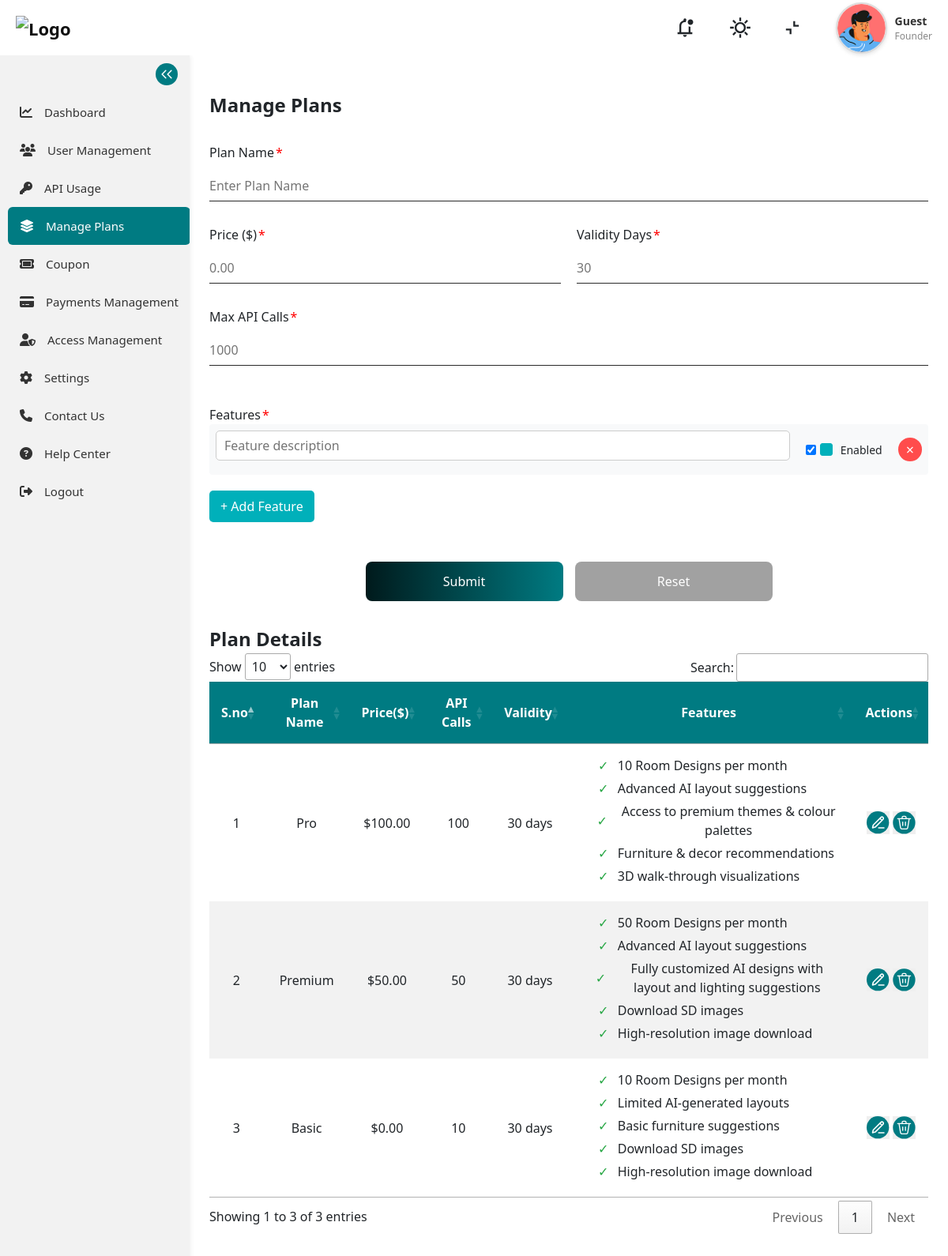
/manage_plans/ (signed in), run on an earlier commit of the app's database.
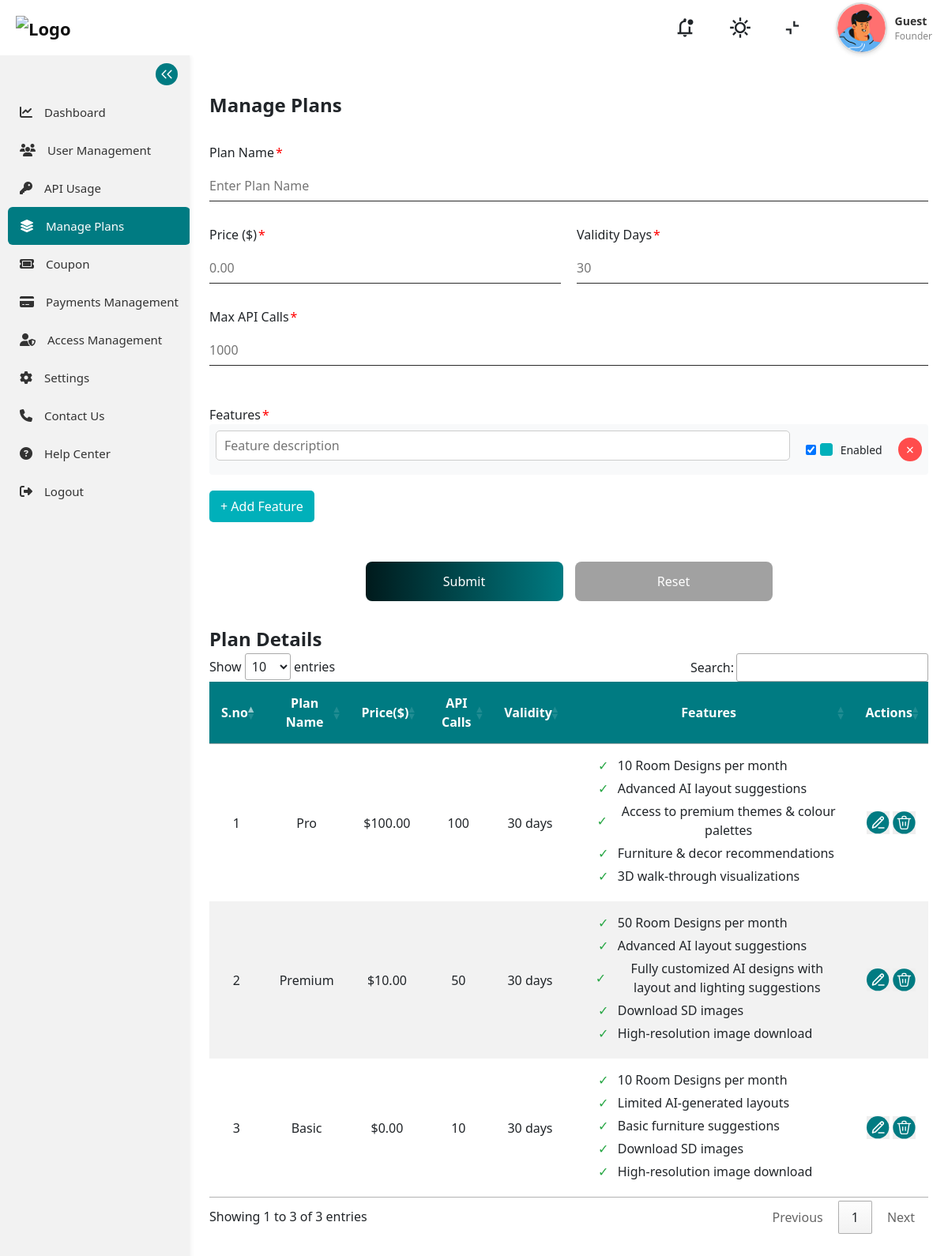
And on a later commit of the database.
### stackly_admin/models.py (models this page shows, shortened)
class Plan(models.Model):
    name = models.CharField(max_length=100)
    price = models.DecimalField(max_digits=10, decimal_places=2)
    validity_days = models.IntegerField()
    expiry_date = models.DateField(null=True, blank=True)
    max_api_calls = models.IntegerField()
    features = models.JSONField(default=list)  # <-- list of feature strings
    is_active = models.BooleanField(default=True)

### stackly_admin/views.py (the view, shortened to what this page needs)
# urls.py: path('manage_plans/', views.manage_plans, name='manage_plans'),
@role_required('SuperAdmin', 'Admin')
@role_required('SuperAdmin', 'Admin')
def manage_plans(request):
    if not request.user.is_authenticated:
        return redirect('admin_login')
    plans = Plan.objects.all().order_by('-id')
    return render(request, 'manage_plans.html', {'plans': plans})

### stackly_admin/templates/manage_plans.html (shortened to what this page needs)
{% extends 'base.html' %}
{% load static %}
{% block content %}
<div class="managePlans">
  <div class="box">
    <div class="innerbox">
      <div class="heading">Manage Plans</div>
      <form method="POST" id="planForm" novalidate enctype="multipart/form-data">
        <div class="form">
          <div class="plan">
            <div class="planname">
              <label class="pname">Plan Name<span class="star">*</span></label>
              <input type="text" id="planName" name="plan_name" placeholder="Enter Plan Name" class="planInput"
                pattern="[A-Z][a-zA-Z0-9 ]*" required>
            </div>
          </div>
          <div class="plan">
            <div class="planname">
              <label class="pname">Price ($)<span class="star">*</span></label>
              <input type="number" id="planPrice" name="price" placeholder="0.00" class="planInput" min="0" step="0.01"
                required>
            </div>
            <div class="planname">
              <label class="pname">Validity Days<span class="star">*</span></label>
              <input type="number" id="validityDays" name="validity_days" placeholder="30" class="planInput" min="1"
                required>
            </div>
          </div>
          <div class="plan">
            <div class="planname">
              <label class="pname">Max API Calls<span class="star">*</span></label>
              <input type="number" id="apiCalls" name="max_api_calls" placeholder="1000" class="planInput" min="0"
                required>
            </div>
          </div>
          <div class="features-section">
            <label class="pname">Features<span class="star">*</span></label>
            <div id="featuresContainer">
              <div class="feature-input-group">
                <input type="text" name="feature_text_1" placeholder="Feature description" class="feature-input"
                  required>
                <label class="feature-checkbox">
                  <input type="checkbox" name="feature_status_1" checked>
                  <span class="checkmark"></span>
                  Enabled
                </label>
                <button type="button" class="remove-feature-btn">×</button>
              </div>
            </div>
            <button type="button" id="addFeatureBtn" class="add-feature-btn">+ Add Feature</button>
          </div>
          <div class="btns">
            <button type="submit" class="submit">Submit</button>
            <button type="reset" class="reset">Reset</button>
          </div>
        </div>
      </form>
    </div>
  <div class="plan-details">
    <div class="heading">Plan Details</div>
    <div class="table-responsive">
      <table id="plansTable" class="plans-table">
        <thead>
          <tr>
            <th>S.no</th>
            <th>Plan Name</th>
            <th>Price($)</th>
            <th>API Calls</th>
            <th>Validity</th>
            <th>Features</th>
            <th>Actions</th>
          </tr>
        </thead>
        <tbody>
          {% for plan in plans %}
          <tr>
            <td>{{ forloop.counter }}</td>
            <td>{{ plan.name }}</td>
            <td>${{ plan.price }}</td>
            <td>{{ plan.max_api_calls }}</td>
            <td>{{ plan.validity_days }} days</td>
            <td>
              <ul class="features-list">
                {% for feature in plan.features %}
                <li>
                  <span class="feature-checkbox-display">
                    {% if feature.enabled %}
                    <span class="checked">✓</span>
                    {% else %}
                    <span class="unchecked">✗</span>
                    {% endif %}
                  </span>
                  {{ feature.text }}
                </li>
                {% endfor %}
              </ul>
            </td>
            <td class="actions">
              <button class="action-btn edit-btn" data-toggle="modal" data-target="#editModal{{ plan.id }}">
              </button>
              <button class="action-btn delete-btn" data-toggle="modal" data-target="#deleteModal{{ plan.id }}">
              </button>
            </td>
          </tr>
          {% endfor %}
        </tbody>
      </table>
    </div>
  </div>
  </div>
</div>
{% endblock %}

### stackly_admin/templates/base.html (shortened to what this page needs)
{% load static %}
<!DOCTYPE html>
<html lang="en">
<head>
  <link rel="stylesheet" href="{% static 'assets/css/style.css' %}" />
  <link rel="stylesheet" type="text/css" href="https://cdn.datatables.net/1.13.7/css/jquery.dataTables.min.css" />
  <link href="https://cdn.jsdelivr.net/npm/bootstrap@5.3.0/dist/css/bootstrap.min.css" rel="stylesheet">
  <link rel="stylesheet" href="https://cdnjs.cloudflare.com/ajax/libs/font-awesome/6.4.0/css/all.min.css">
</head>
<body>
  <div class="dashboard">
    <div class="header">
      <div class="logo">
        <a href="{% url 'dashboard' %}">
          <img id="logo-img" src="{% static '../../static/assets/img/logo-light.png' %}" alt="Logo">
        </a>
      </div>
      <div class="component">
        <div class="nav-icons">
          <div class="icon-wrapper notification-icon">
</div>
          <div class="icon-wrapper theme-toggle" title="Toggle Dark Mode">
          </div>
          <div class="icon-wrapper fullscreen-toggle" title="Toggle Fullscreen">
            <svg width="18" height="18" viewBox="0 0 18 18" fill="none" xmlns="http://www.w3.org/2000/svg">
              <path
                d="M7.83008 10.1654V17.1654H5.49674V12.4987H0.830078V10.1654H7.83008ZM12.4967 0.832031V5.4987H17.1634V7.83203H10.1634V0.832031H12.4967Z"
                fill="currentColor" />
            </svg>
          </div>
        </div>
        <div class="icon-wrapper profile-icon">
          {% if profiles %}
          <div class="profile_img">
            <img src="{{ profiles.image.url }}" alt="User" />
          </div>
          <div class="userDetails">
            <div class="name">{{ profiles.name }}</div>
            <div class="role">Founder</div>
          </div>
          {% else %}
          <div class="profile_img">
            <img src="{% static './assets/img/user.png' %}" alt="User" />
          </div>
          <div class="userDetails">
            <div class="name">Guest</div>
            <div class="role">Founder</div>
          </div>
          {% endif %}
        </div>
      </div>
    </div>
    <div class="under">
      <div class="navbar">
        <div class="navbar-content">
          <div class="toggle-sidebar">
          </div>
          <div class="menu-items">
            <a href="{% url 'dashboard' %}" class="Dash menu-item">
              <i class="fa-solid fa-chart-line"></i>
              <div class="inName">Dashboard</div>
            </a>
            <a href="{% url 'user_list' %}" class="Dash menu-item">
              <i class="fa-solid fa-users"></i>
              <div class="inName">User Management</div>
            </a>
            <a href="{% url 'api_usage_chart' %}" class="Dash menu-item">
              <i class="fa-solid fa-key"></i>
              <div class="inName">API Usage</div>
            </a>
            {% if user.role != 'Moderator' %}
            <a href="{% url 'manage_plans' %}" class="Dash menu-item">
              <i class="fa-solid fa-layer-group"></i>
              <div class="inName">Manage Plans</div>
            </a>
            <a href="{% url 'create_coupon' %}" class="Dash menu-item">
              <i class="fa-solid fa-ticket"></i>
              <div class="inName">Coupon</div>
            </a>
            <a href="{% url 'manage_payments' %}" class="Dash menu-item">
              <i class="fa fa-credit-card"></i>
              <div class="inName">Payments Management</div>
            </a>
            {% endif %}
            {% if user.role == 'SuperAdmin' %}
            <a href="{% url 'access_management' %}" class="Dash menu-item">
              <i class="fa-solid fa-user-shield"></i>
              <div class="inName">Access Management</div>
            </a>
            {% endif %}
            <a href="{% url 'settings' %}" class="Dash menu-item">
              <i class="fa-solid fa-gear"></i>
              <div class="inName">Settings</div>
            </a>
            <a href="{% url 'admin_contact_us' %}" class="Dash menu-item">
              <i class="fa-solid fa-phone"></i>
              <div class="inName">Contact Us</div>
            </a>
            <a href="{% url 'help_center' %}" class="Dash menu-item">
              <i class="fa-solid fa-circle-question"></i>
              <div class="inName">Help Center</div>
            </a>
            {% if user.is_authenticated %}
            <a href="{% url 'admin_logout' %}" class="Dash menu-item">
              <i class="fa-solid fa-right-from-bracket"></i>
              <div class="inName">Logout</div>
            </a>
            {% endif %}
          </div>
        </div>
      </div>
      <div class="dashboard-overview">
        {% block content %}{% endblock %}
      </div>
    </div>
  </div>
</body>
</html>

### static/assets/css/style.css (style rules this page uses)
* { margin: 0; padding: 0; border: 0; box-sizing: border-box; font-family: 'Segoe UI', Tahoma, Geneva, Verdana, sans-serif; }
.dashboard { width: 100vw; height: 100vh; overflow-x: hidden; background-color: #fff; transition: background-color 0.3s ease; }
.header { width: 100%; height: 10vh; display: flex; justify-content: space-between; align-items: center; padding: 0 20px; background-color: white; }
.logo { font-weight: 500; font-size: 18px; color: black; }
.component { width: 370px; height: 56px; display: flex; justify-content: space-between; align-items: center; }
.nav-icons { width: 202px; height: 28px; display: flex; justify-content: space-between; align-items: center; }
a { text-decoration: none; }
.name { color: black; font-size: 14px; }
.role { color: #666; font-size: 12px; }
.navbar { width: 240px; height: 100vh; display: flex; flex-direction: column; justify-content: space-between; overflow: hidden; padding: 20px 0; background-color: #F2F2F2; transition: width 0.3s ease; position: fixed; left: 0; top: 10vh; z-index: 100; }
.Dash { width: 231px; height: 48px; border-radius: 4px; padding: 12px 20px; display: flex; justify-content: flex-start; align-items: center; gap: 12px; color: black; transition: all 0.3s ease; }
.under { width: 100vw; height: 90vh; display: flex; margin-top: 10vh; }
.dashboard-overview { width: calc(100% - 251px); height: 100%; display: flex; flex-direction: column; justify-content: flex-start; align-items: flex-start; gap: 20px; padding: 20px; margin-left: 251px; overflow-y: auto; }

### stackly_admin/templates/base.html (style rules this page uses)
.dashboard { display: flex; flex-direction: column; min-height: 150vh; background-color: #f8f9fa; }
.header { position: fixed; top: 0; width: 100%; height: 70px; z-index: 1000; }
.under { display: flex; flex: 1; margin-top: 70px; position: relative; }
.navbar { position: fixed; width: 240px; height: 100%; background-color: #F2F2F2; transition: all 0.3s ease; left: 0; top: 70px; z-index: 99; overflow-y: auto; box-shadow: 2px 0 5px rgba(0, 0, 0, 0.05); }
.navbar-content { display: flex; flex-direction: column; height: 100%; overflow: hidden; }
.menu-items { flex: 1; display: flex; flex-direction: column; padding-top: 20px; }
.toggle-sidebar { cursor: pointer; padding: 10px 15px; display: flex; justify-content: flex-end; margin-bottom: 10px; position: absolute; right: 0; top: 0; }
.Dash { display: flex; align-items: center; padding: 10px 15px; margin: 0 10px; text-decoration: none; color: #333; gap: 15px; border-radius: 6px; transition: all 0.2s ease; }
.Dash:first-child { margin-top: 20px; }
.Dash.active { background-color: #007B82; color: white; }
.inName { transition: opacity 0.3s ease, width 0.3s ease; white-space: nowrap; font-size: 15px; font-weight: 500; }
.dashboard-overview { flex: 1; padding: 25px; margin-left: 200px; transition: margin-left 0.3s ease; min-height: calc(140vh - 70px); background-color: #fff; overflow: visible; }
.nav-icons { display: flex; gap: 20px; align-items: center; position: relative; }
.icon-wrapper { position: relative; display: flex; align-items: center; gap: 10px; }
.profile_img { width: 65px; height: 65px; border-radius: 100%; overflow: hidden; border: 2px solid #ddd; box-shadow: 0 2px 5px rgba(0, 0, 0, 0.1); }
.profile_img img { width: 100%; height: 100%; object-fit: cover; }
.userDetails { display: flex; flex-direction: column; justify-content: center; }
.userDetails .name { font-size: 14px; font-weight: 600; color: #333; }
.userDetails .role { font-size: 12px; color: #888; }
a { text-decoration: none; color: #121212; }
.logo a { color: #111; text-decoration: none; font-weight: bold; font-size: 22px; }
.logo a img { height: 45px; width: auto; transition: filter 0.3s ease; }

What changed in the data, as far as the page shows it:
changed Plan "Premium": price "50.00" → "10.00"
